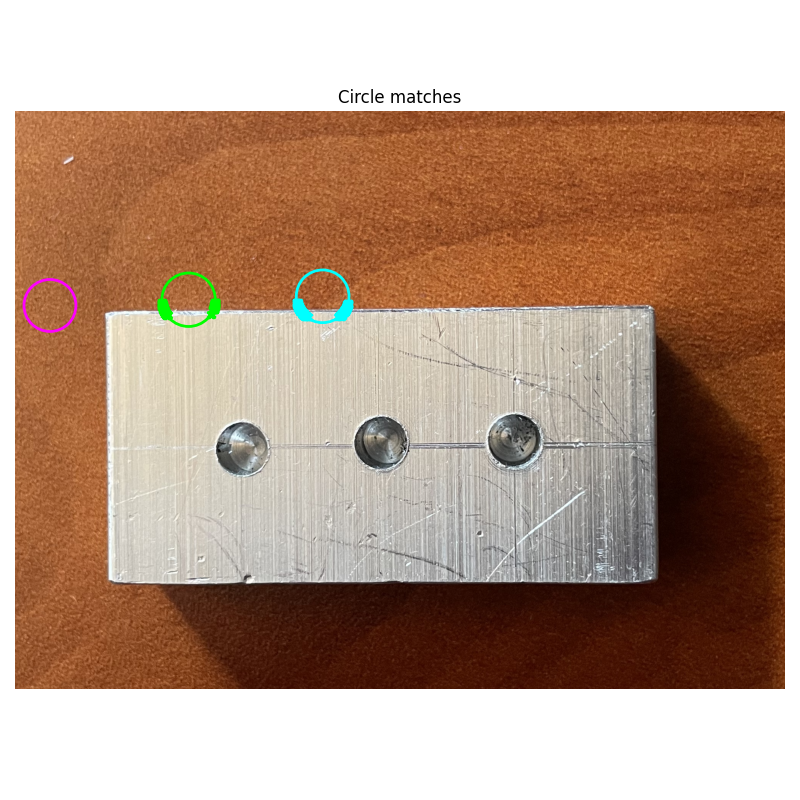
#> input picture circle_matches_fix.png, 800 x 800 px; its folder holds only this picture in this run
$ python -i preprocessing.py   (imports and definitions only)
#> lines starting #> are read from the running program, lines starting #| are printed output that depends on the picture; after the words box and inside, x2 and y2 are one past the last pixel; in counts of white or black regions, pixels touching at a corner belong together
#> further down, picture is the input picture: shape (800, 800, 3); mean B, G, R 136.2, 154.7, 183.2
import numpy as np
import cv2
import main
from scipy import fft


# ----------------------------------------------------------------------------------------------------
# ---------- KEY FUNCTIONS
# ----------------------------------------------------------------------------------------------------

def get_edges(original, return_interm=False):
    """ converts original (raw) GRAYSCALE image into edge map
        return_interm: flag: if true, returns intermediate images during filtering process in a tuple
    """
#> called with return_interm = False

    """ Try this function with these params for Hough circle detection:
        method=cv2.HOUGH_GRADIENT,
        dp=1,
        param1=100,
        param2=40,
        minDist=2*10,
        minRadius=10,
        maxRadius=0
    """

    # 1. LPF: gauss blur
    k = 15
    gauss = cv2.GaussianBlur(original, ksize=(2*k+1,2*k+1), sigmaX=2*k, sigmaY=2*k)
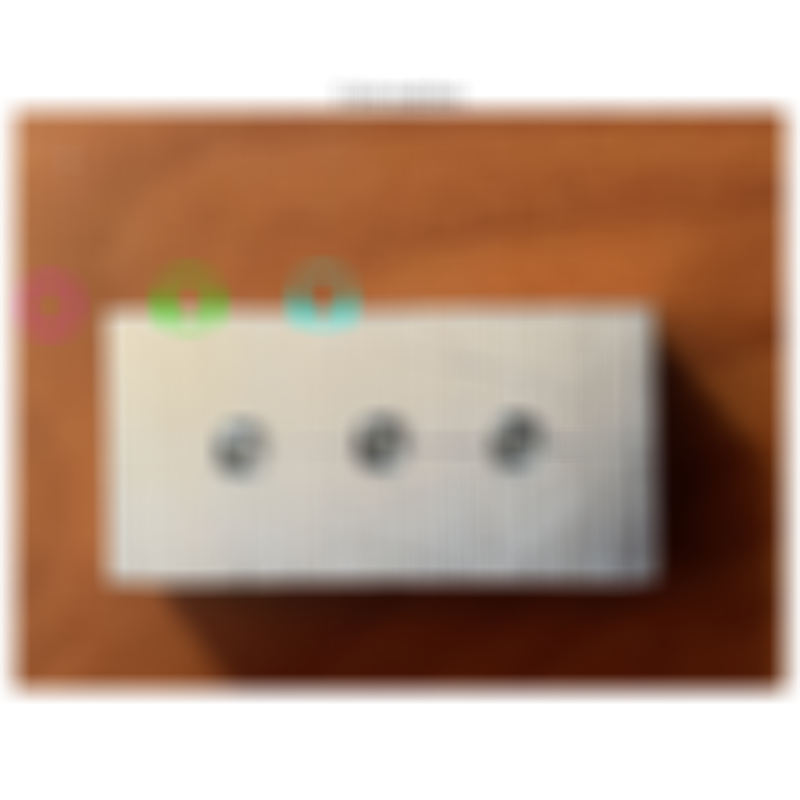
#> gauss: shape (800, 800, 3); mean B, G, R 136.2, 154.7, 183.2
    # 2. edge finding: gradient
    grad,_,_ = gradient(gauss)
    # 3. refinement
    # threshold
    p = 90
    thrs = np.where(grad > np.percentile(grad, p), 255, 0).astype(np.uint8)
    # erode
    k = 4   # was 3
    eroded = cv2.erode(thrs, np.ones((k, k)))
    # median filter
    k = 7  # 7 to filter out small salt-n-peper noises; 21 to remove large grains, but may degrade small true circles
    median = cv2.medianBlur(eroded, k)

    # return results
    if return_interm:
        return median, [gauss, grad, thrs, eroded]
    else:
        return median


# [31 lines left out: function get_edges_2, not called in this run]


def gradient(img, derv_len=1, use_sobel=False):
    """ takes gradient of the input image (img) using "step masks" of step length derv_len;
        superscores gradient accross each color channel and each direction to get final gradient;
        img can have 1 channel (greyscale) or 3 channels (color)
    """
#> called with derv_len = 1, use_sobel = False
    # check input dimensions
    shape = img.shape
#> shape = (800, 800, 3)
    combine_channels = True     # flag: perform edge combination along channels
    if len(shape) == 2:     # grey scale
        combine_channels = False

    # define derivative filters
    if use_sobel:
        dfdx = cv2.Sobel(img, ddepth=-1, dx=1, dy=0, ksize=2*derv_len+1)
        dfdy = cv2.Sobel(img, ddepth=-1, dx=0, dy=1, ksize=2*derv_len+1)
    else:  # use simple derivative
        # dx = np.array([[-1, 1]])
        # dy = np.array([[1, -1]]).T
        ones = np.repeat(1, derv_len).reshape(1, derv_len)
        dx = np.concatenate([-ones, ones], axis=1)
        dy = np.concatenate([ones, -ones], axis=1).T

        # differentiate each color channel on each axis on both directions
        # on both directions (pos & neg) b/c we are dealing w/ uint8
        dfdx_pos = cv2.filter2D(src=img, ddepth=-1, kernel=dx)
        dfdy_pos = cv2.filter2D(src=img, ddepth=-1, kernel=dy)
        dfdx_neg = cv2.filter2D(src=img, ddepth=-1, kernel=np.flip(dx))
        dfdy_neg = cv2.filter2D(src=img, ddepth=-1, kernel=np.flip(dy))

        # merge pos & neg results on each axis
        dfdx = np.maximum(dfdx_pos, dfdx_neg)
        dfdy = np.maximum(dfdy_pos, dfdy_neg)

    # combine edge results on each direction
    out = np.maximum(dfdx, dfdy)
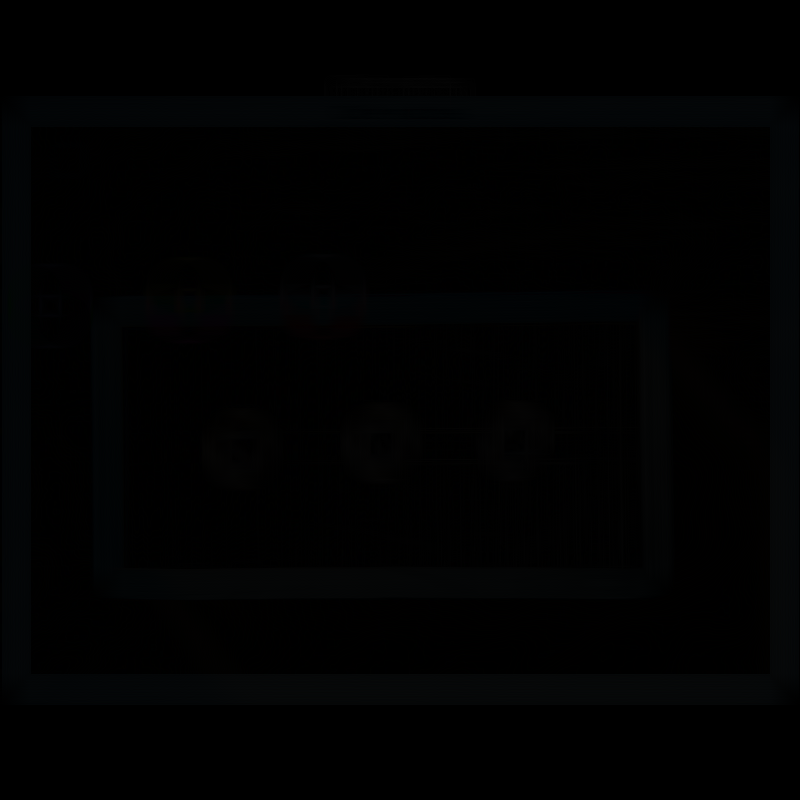
#> out: shape (800, 800, 3); mean B, G, R 1.47, 1.31, 1
    # out = np.sqrt( np.power(dfdx, 2) + np.power(dfdy, 2) )

    # combine edge results on each channel
    if combine_channels:
        out = np.max(out, axis=2)
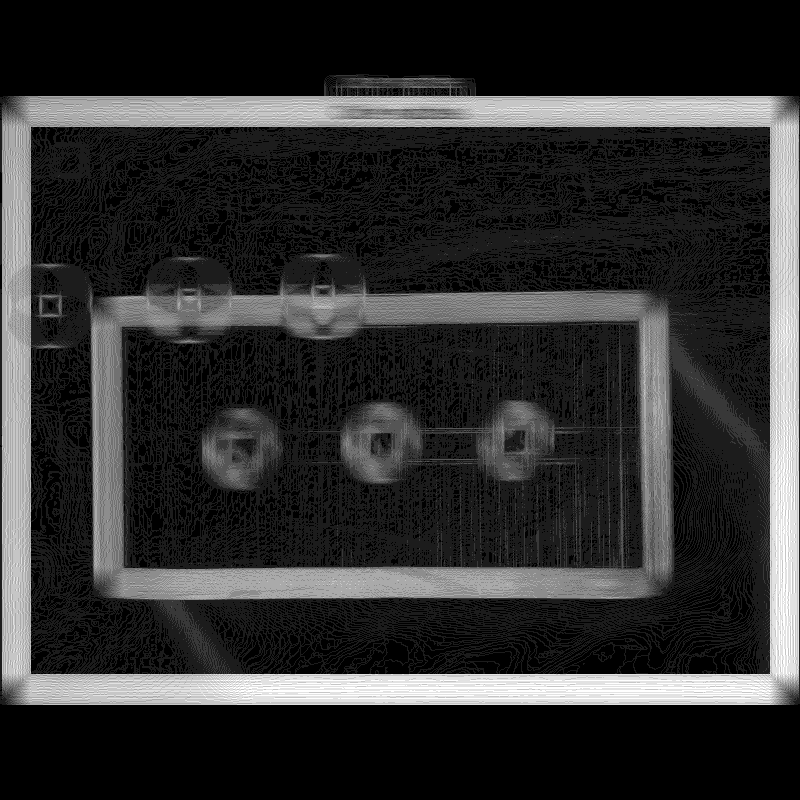
#> out: shape (800, 800); min 0, max 9, mean 1.69; drawn with min black and max white

    return out, dfdx, dfdy


# [167 lines left out: functions fft_LPF, get_edge_points, crop, crop_largest_structure, applyGradient, getEdgesMasked, not called in this run]

>>> import cv2
>>> picture = cv2.imread('circle_matches_fix.png')
>>> result = get_edges(picture)
#> in get_edges, `thrs = np.where(grad > np.percentile(grad, p), 255, 0).astype(np.uint8)`:
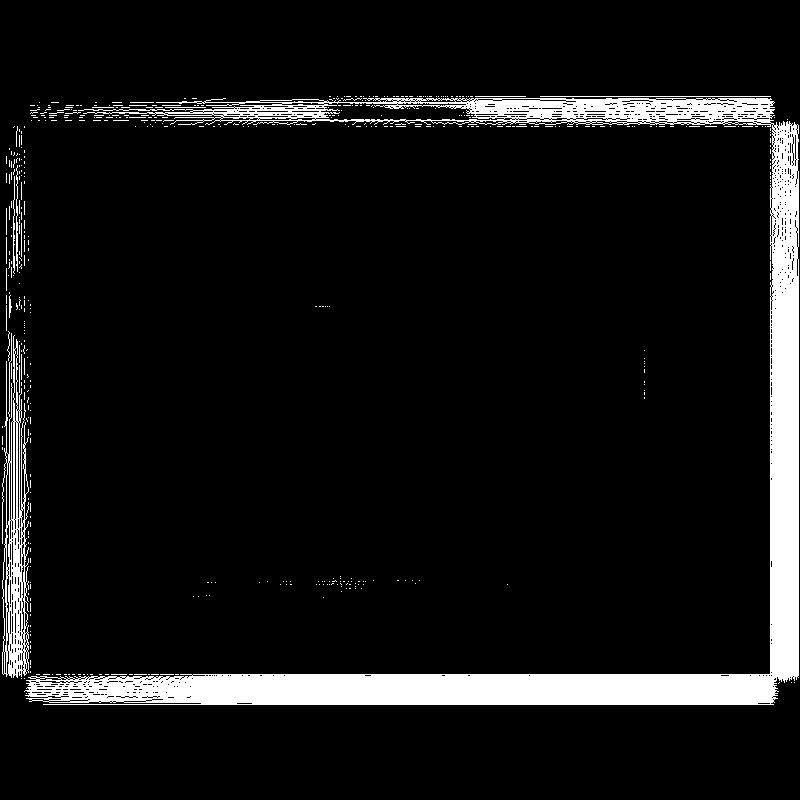
#> thrs: shape (800, 800); 8.3% white; 512 white regions (492 under 20 px), largest, box (x1, y1, x2, y2) and area: (24, 98, 799, 705) 46469, (2, 335, 29, 678) 4112, (540, 96, 771, 97) 231
#> in get_edges, `eroded = cv2.erode(thrs, np.ones((k, k)))`:
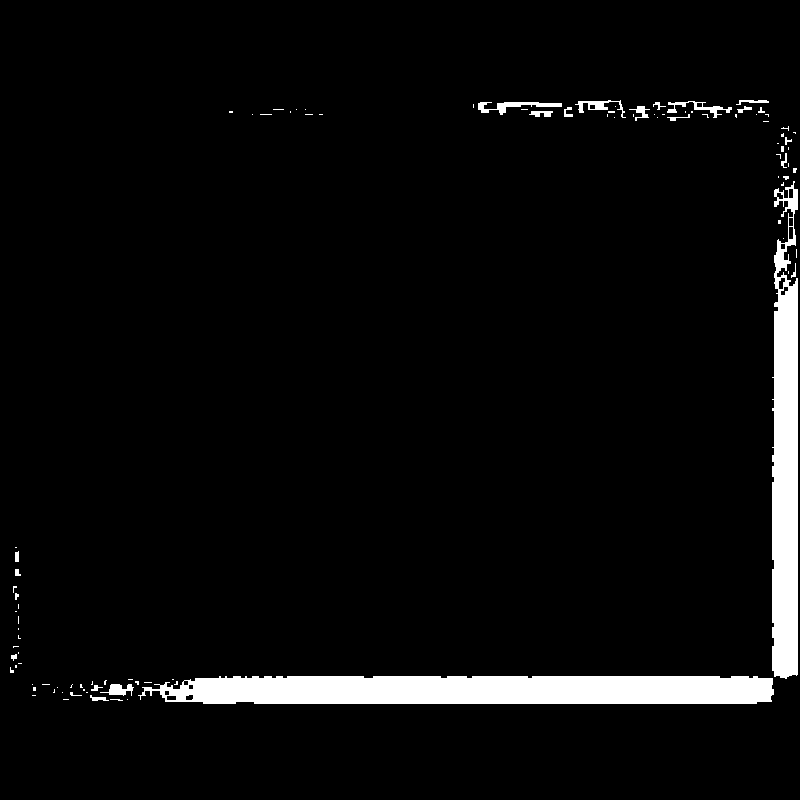
#> eroded: shape (800, 800); 4.6% white; 99 white regions (75 under 20 px), largest, box (x1, y1, x2, y2) and area: (138, 676, 774, 704) 16446, (772, 181, 798, 679) 10575, (478, 102, 562, 115) 418
#> in get_edges, `median = cv2.medianBlur(eroded, k)`:
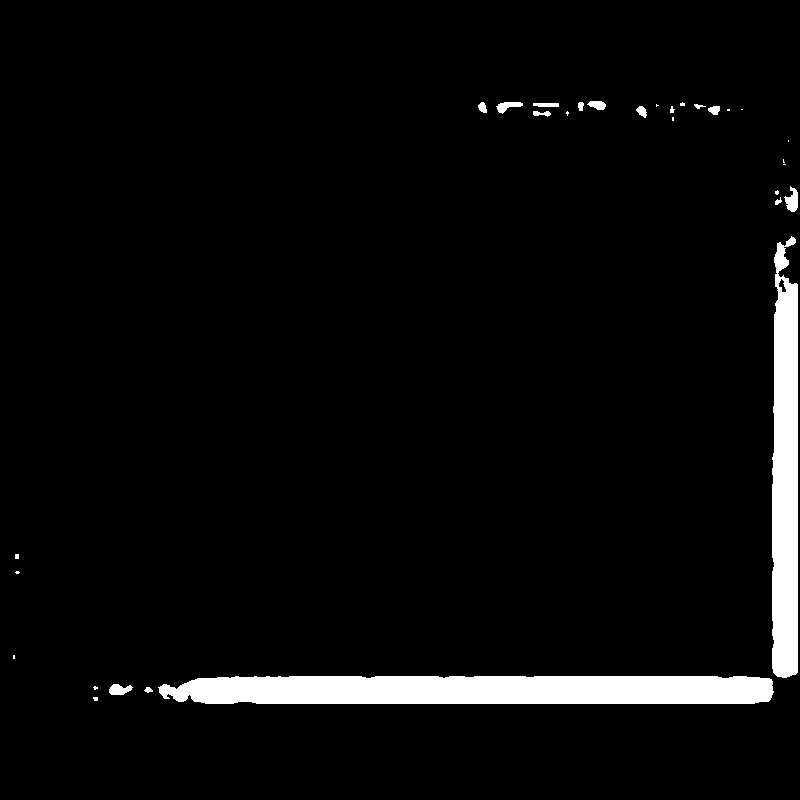
#> median: shape (800, 800); 4.4% white; 31 white regions (14 under 20 px), largest, box (x1, y1, x2, y2) and area: (158, 676, 774, 704) 16379, (772, 236, 798, 678) 10139, (784, 186, 798, 212) 218

$ run again, on line_matches_fix.png
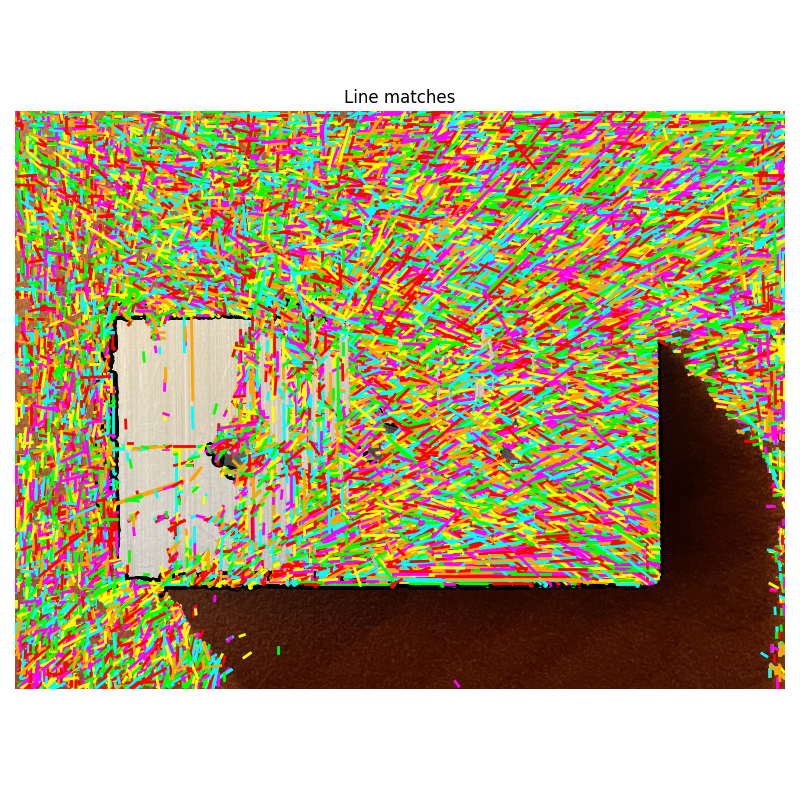
#> input picture line_matches_fix.png, 800 x 800 px
#> picture is the input picture: shape (800, 800, 3); mean B, G, R 131.2, 168.2, 182.7
#> in get_edges, `thrs = np.where(grad > np.percentile(grad, p), 255, 0).astype(np.uint8)`:
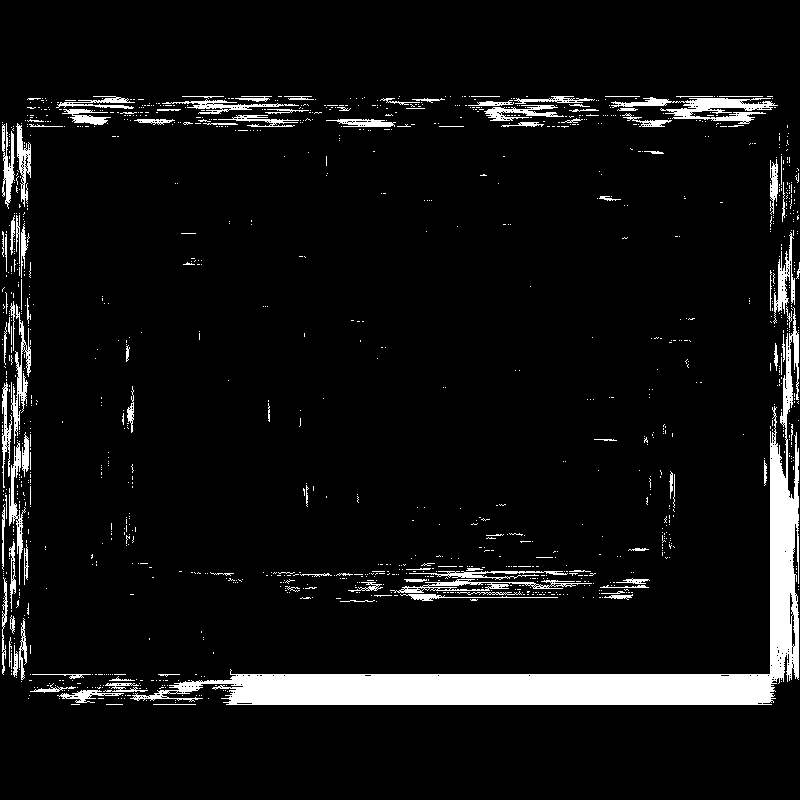
#> thrs: shape (800, 800); 6.8% white; 1256 white regions (1146 under 20 px), largest, box (x1, y1, x2, y2) and area: (130, 307, 799, 705) 24201, (611, 97, 778, 124) 1721, (390, 579, 592, 593) 840
#> eroded: shape (800, 800); 3.2% white; 85 white regions (59 under 20 px), largest, box (x1, y1, x2, y2) and area: (226, 447, 798, 704) 18536, (696, 100, 763, 111) 327, (794, 606, 798, 676) 125
#> in get_edges, `median = cv2.medianBlur(eroded, k)`:
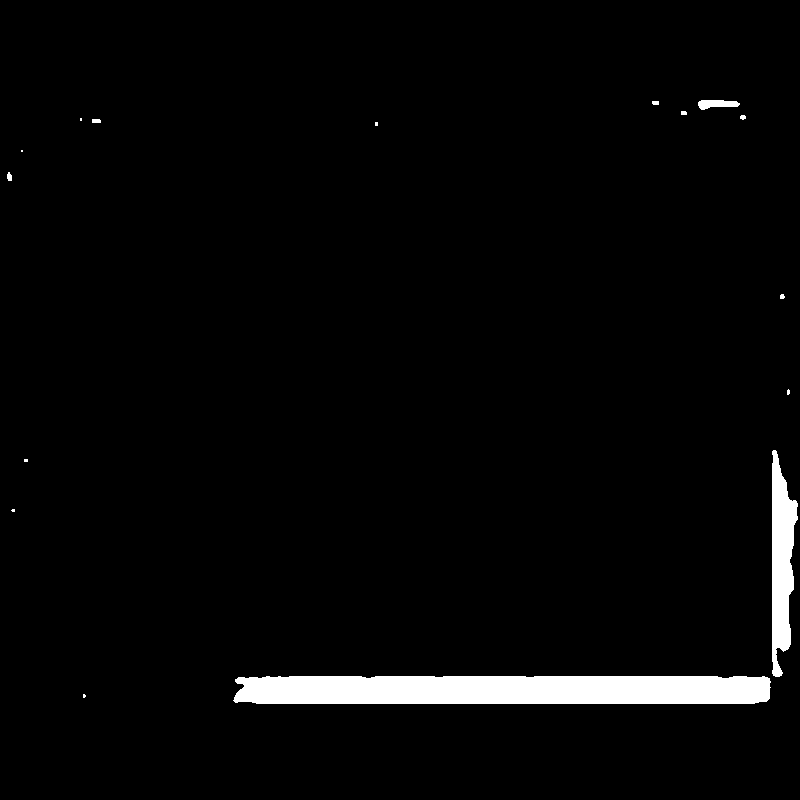
#> median: shape (800, 800); 3% white; 16 white regions (7 under 20 px), largest, box (x1, y1, x2, y2) and area: (233, 676, 771, 704) 14724, (772, 450, 798, 677) 3778, (698, 100, 740, 110) 288
